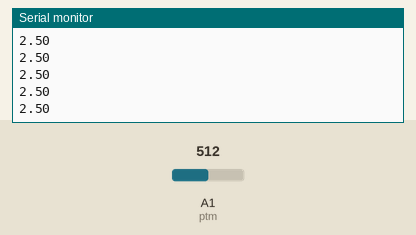
This sketch was run on a simulated Arduino Uno, built with avr-gcc and run on an emulated ATmega328P. Parts: the last lines printed to the serial monitor. The test bench sets the inputs (shaded band); at power-on: A1 (ptm) = 512.

Above: at 1.2 s.
1.3 s: A1 (ptm) set to 716
At 2.0 s:
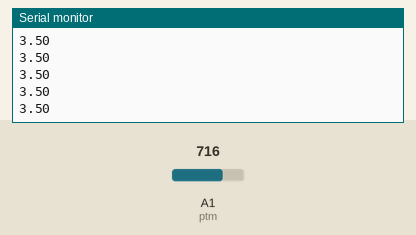
2.8 s: A1 (ptm) set to 900
At 3.9 s:
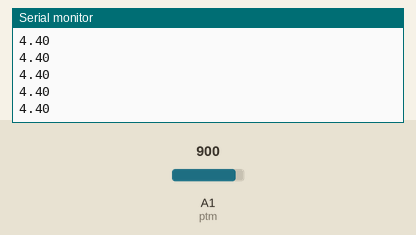
Timing chart, 0 to 5.8 s (numbered marks = the images above; inputs shaded):
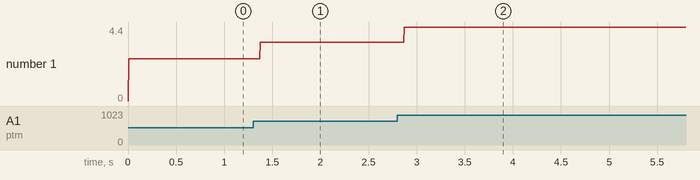

The sketch:

Potentiometer.ino
```cpp
// Aim - Display of potentiometer variable voltage.

int ptm= A1;  // declaring the analog pin
int rty= 250; // time to read
int volt;
float conv;    // for real voltage in decimal

void setup() {
  // put your setup code here, to run once:
Serial.begin(9600);         // speed of communicaton
pinMode(ptm,INPUT);           // input pin

}

void loop() {
  // put your main code here, to run repeatedly:
Serial.println(conv);           //  display on serial monitor
volt = analogRead(ptm);         // pin of reading value
 conv= ((5.0/1023.0)*volt);     // conversion of 0-1023 bytes int avtual voltage
}

//  Applicaton - can be used for manual dimming of leds
/*
 *  by- Dilpreet Singh Banga
 */
```

Measured:
- after the input at 1.3 s, the serial monitor: prints a new line after 0.07 s (image 1)
- after the input at 2.8 s, the serial monitor: prints a new line after 0.07 s (image 2)
- plotted number 1: 2.5 → 3.5 after the input at 1.3 s, 3.5 → 4.4 after the input at 2.8 s
